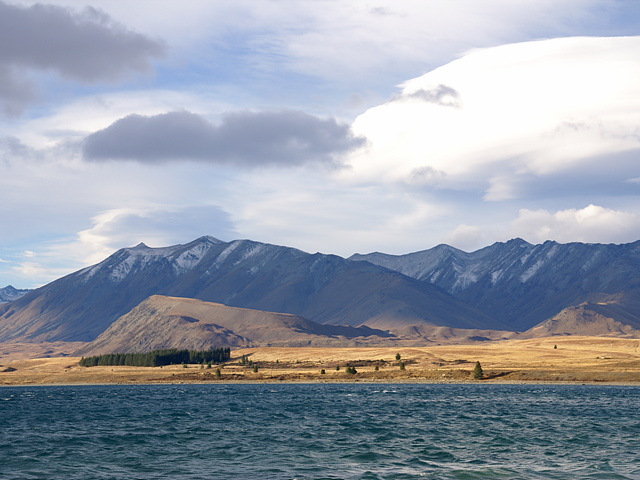
#> input picture tekapo.bmp, 640 x 480 px
$ python flipcode.py
#> lines starting #> are read from the running program, lines starting #| are printed output that depends on the picture
import sys
import numpy as np
import cv2


src = cv2.imread('tekapo.bmp')
#> src is the input picture: shape (480, 640, 3); mean B, G, R 169.8, 157.4, 149.7

if src is None:
    print('Image load failed!')
    sys.exit()

aff = np.array([[1, 0, 200],
                [0, 1, 100]], dtype=np.float32)

dst = cv2.warpAffine(src, aff, (0, 0))
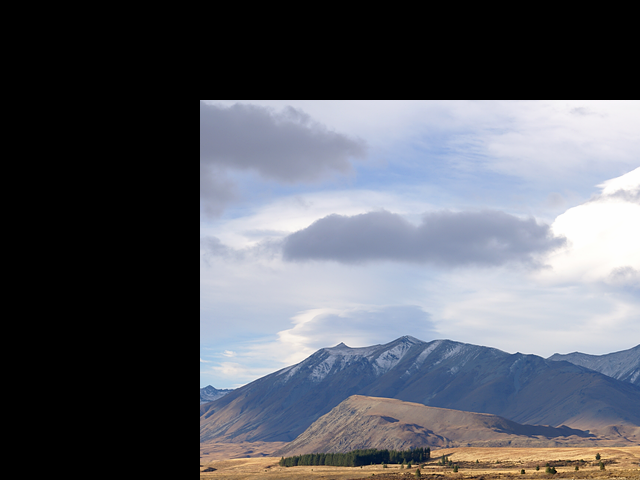
#> dst: shape (480, 640, 3); mean B, G, R 100.7, 92.6, 89.9
dst2=cv2.flip(src,-1,dst=None)
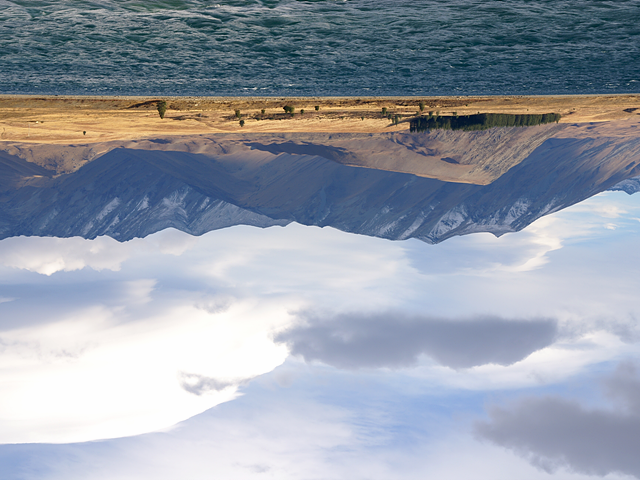
#> dst2: shape (480, 640, 3); mean B, G, R 169.8, 157.4, 149.7
#flip이라는 함수를 이용하여 상하좌우 대칭을 만들 수 있다. 양수일때 좌우, 0일때 상하, 음수일때 좌우상하
dst3=cv2.flip(src,1,dst=None)
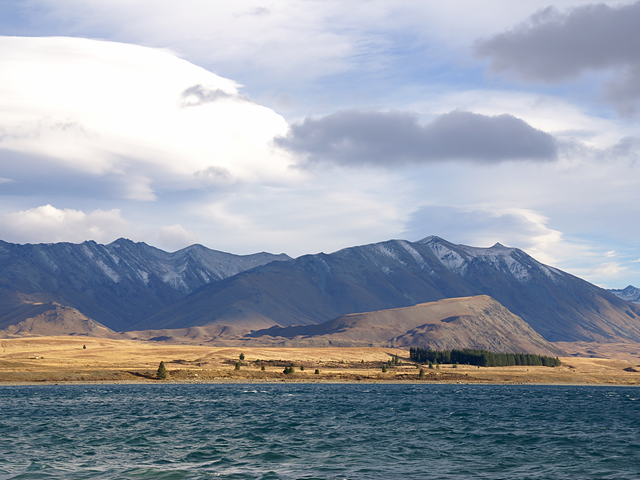
#> dst3: shape (480, 640, 3); mean B, G, R 169.8, 157.4, 149.7
dst4=cv2.flip(src,0,dst=None)
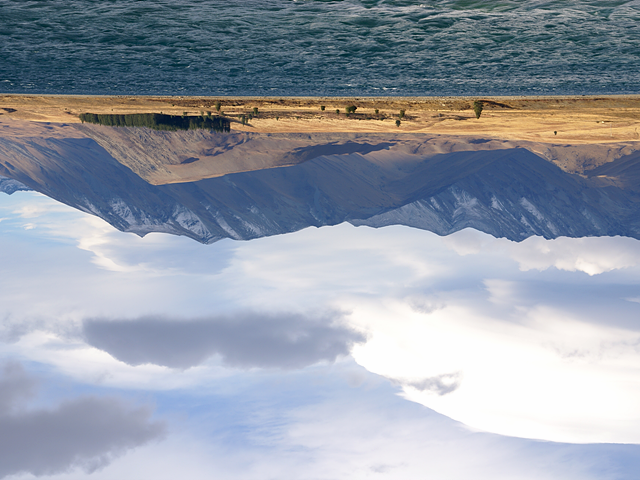
#> dst4: shape (480, 640, 3); mean B, G, R 169.8, 157.4, 149.7

cv2.imshow('src', src)
cv2.imshow('dst', dst)
cv2.imshow('dst2',dst2)
cv2.imshow('dst3',dst3)
cv2.imshow('dst4',dst4)
cv2.waitKey()
cv2.destroyAllWindows()

$ run again, with airplane.bmp copied over tekapo.bmp
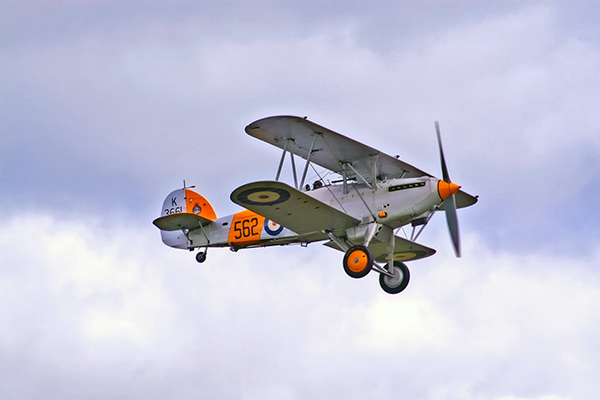
#> input picture airplane.bmp, 600 x 400 px
#> src is the input picture: shape (400, 600, 3); mean B, G, R 217.1, 197.6, 196.8
#> `dst = cv2.warpAffine(src, aff, (0, 0))`:
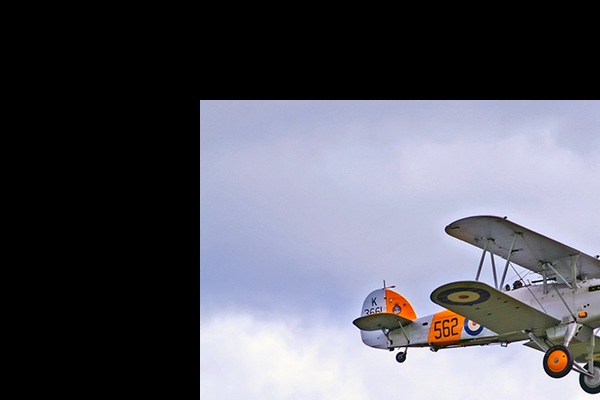
#> dst: shape (400, 600, 3); mean B, G, R 100.9, 91.1, 90.8
#> `dst4=cv2.flip(src,0,dst=None)`:
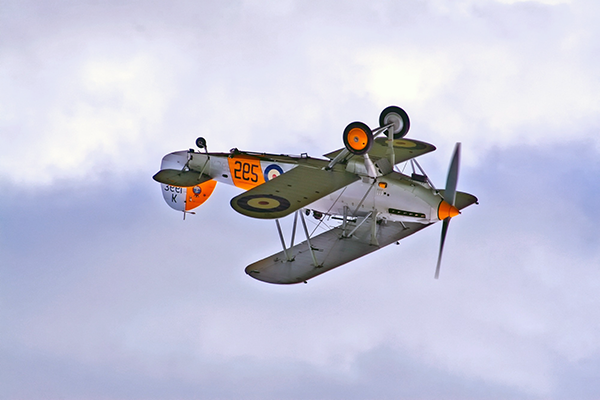
#> dst4: shape (400, 600, 3); mean B, G, R 217.1, 197.6, 196.8

$ run again, with cat.bmp copied over tekapo.bmp
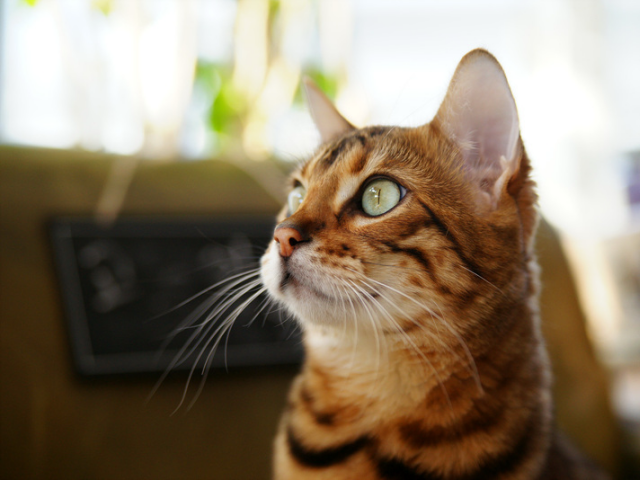
#> input picture cat.bmp, 640 x 480 px
#> src is the input picture: shape (480, 640, 3); mean B, G, R 104.5, 125.6, 140.8
#> `dst3=cv2.flip(src,1,dst=None)`:
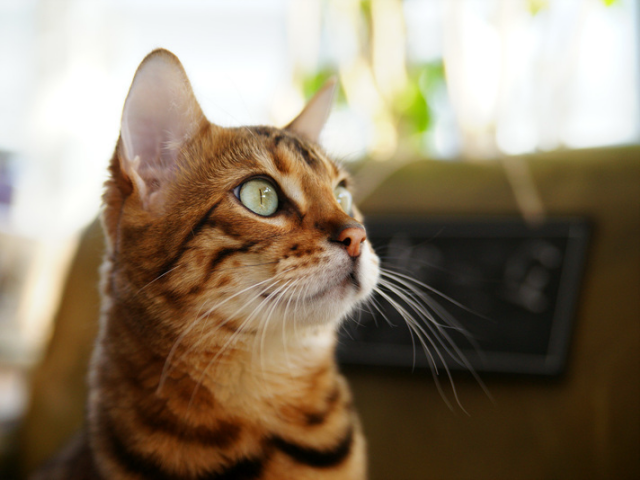
#> dst3: shape (480, 640, 3); mean B, G, R 104.5, 125.6, 140.8
#> `dst4=cv2.flip(src,0,dst=None)`:
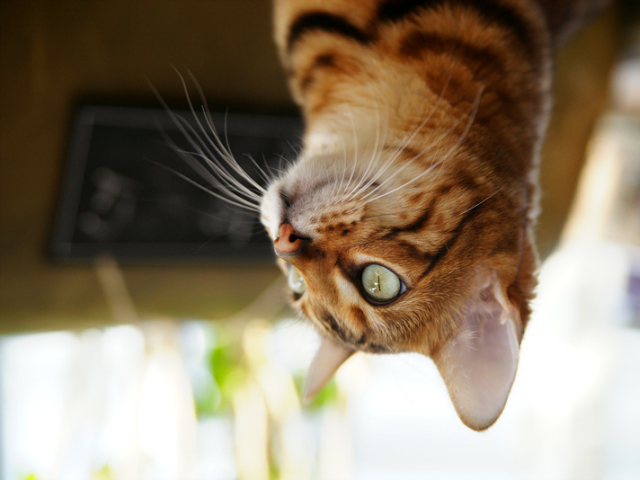
#> dst4: shape (480, 640, 3); mean B, G, R 104.5, 125.6, 140.8
